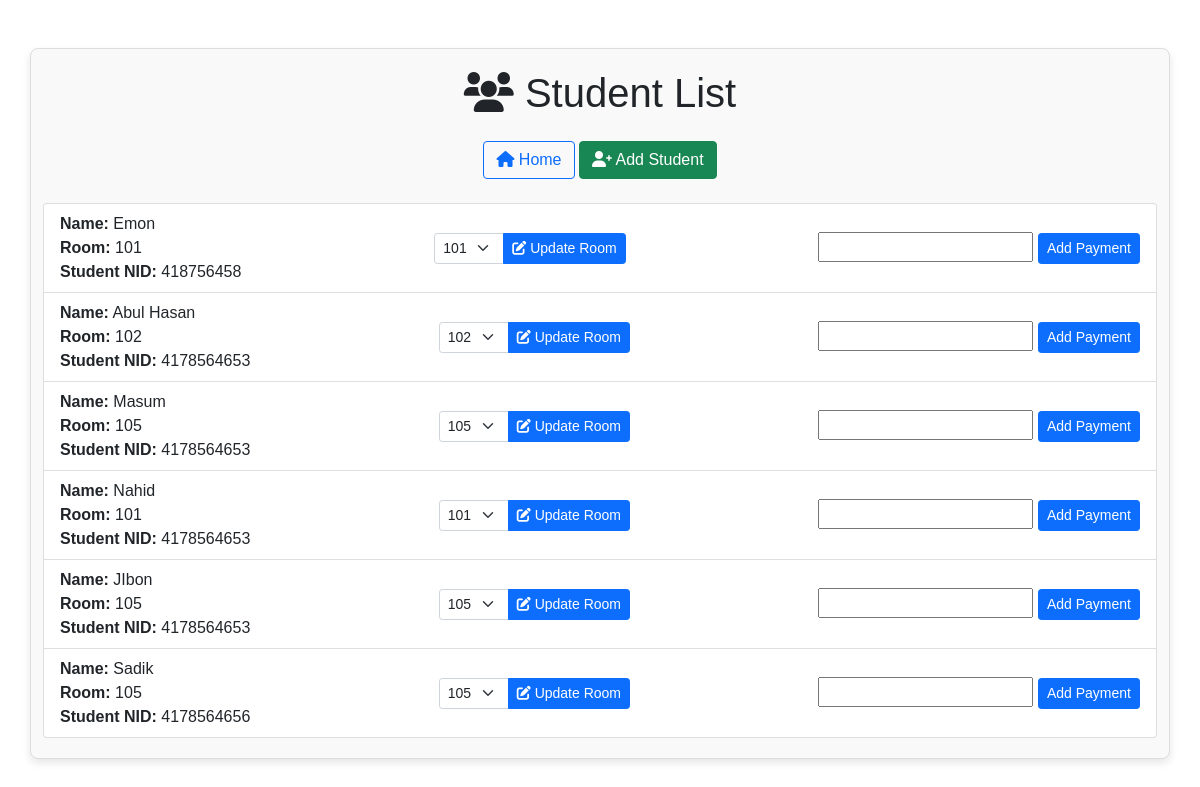
The app's page /students/ (signed in) with its own data.
### hostel/models.py (models this page shows, shortened)
class Student(models.Model):
    name = models.CharField(max_length=100)
    email = models.EmailField(unique=True)
    contact_number = models.CharField(max_length=15)
    nid = models.CharField(max_length=15)
    room = models.ForeignKey(Room, on_delete=models.SET_NULL, null=True)

class Room (models.Model):
    room_number = models.CharField(max_length=10, unique=True)
    capacity = models.IntegerField()
    occupied_beds = models.IntegerField(default=0)

### hostel/views.py (the view, shortened to what this page needs)
# urls.py: path('students/', StudentListView.as_view(), name='student_list'),
@method_decorator(login_required, name='dispatch')
class StudentListView(ListView):
    model = Student
    template_name = 'hostel/student_list.html'
    context_object_name = 'students'
    form_class = EditRoomForm
    def get_context_data(self, **kwargs):
        if not hasattr(self, 'object_list'):
            self.object_list = self.get_queryset()
        context = super().get_context_data(**kwargs)
        context['form'] = self.form_class()
        context['PaymentForm'] = PaymentForm()
        return context

### hostel/forms.py
class EditRoomForm(forms.ModelForm):
    class Meta:
        model = Student
        fields = ['room']
        widgets = {
            'room': forms.Select(attrs={'class': 'form-control'}),
        }

class PaymentForm(forms.ModelForm):
    class Meta:
        model = Payment
        fields = ['student',  # 'room',
                  'amount', 'currency', 'payment_date', 'status', 'due_date', 'reference']
        widgets = {
            'amount': forms.NumberInput(attrs={'step': '0.01'}),
            'due_date': forms.DateInput(attrs={'type': 'date'}),
            'payment_date': forms.DateInput(attrs={'type': 'date'}),
        }

### hostel/templates/hostel/student_list.html (shortened to what this page needs)
<!DOCTYPE html>
<html lang="en">
  <head>
    {% load static %}
    <link rel="stylesheet" href="{% static 'hostel/css/style.css' %}" />
    <link href="https://cdn.jsdelivr.net/npm/bootstrap@5.1.3/dist/css/bootstrap.min.css" rel="stylesheet" />
    <link rel="stylesheet" href="https://cdnjs.cloudflare.com/ajax/libs/font-awesome/6.0.0-beta3/css/all.min.css" />
  </head>
  <body>
    <div class="container mt-5">
      <h1 class="text-center mb-4"><i class="fas fa-users"></i> Student List</h1>
      <div class="mb-4 text-center">
        <a href="{% url 'home' %}" class="btn btn-outline-primary">
          <i class="fas fa-home"></i> Home
        </a>
        <a href="{% url 'student_add' %}" class="btn btn-success">
          <i class="fas fa-user-plus"></i> Add Student
        </a>
      </div>
      <ul class="list-group">
        {% for student in students %}
          <li class="list-group-item d-flex justify-content-between align-items-center">
            <div>
              <strong>Name:</strong> {{ student.name }}<br />
              <strong>Room:</strong> {{ student.room.room_number }}<br />
              <strong>Student NID:</strong> {{ student.nid }}
            </div>
            <form method="post" action="" class="d-inline">
              <div class="input-group">
                <select name="room" class="form-select form-select-sm">
                  {% for room in form.fields.room.queryset %}
                  <option value="{{ room.id }}" {% if student.room and student.room.id == room.id %}selected{% endif %}>
                      {{ room.room_number }}
                    </option>
                  {% endfor %}
                </select>
                <button type="submit" class="btn btn-primary btn-sm">
                  <i class="fas fa-edit"></i> Update Room
                </button>
              </div>
            </form>
                <form method="post" action="" class="d-inline">
                  {{ PaymentForm.amount }}
                  <button type="submit" class="btn btn-primary btn-sm">Add Payment</button>
                </form>
          </li>
        {% endfor %}
      </ul>
    </div>
  </body>
</html>

### hostel/static/hostel/css/style.css (style rules this page uses)
body { font-family: Arial, sans-serif; margin: 0; padding: 0; background-color: #f5f5f5; }
.container { max-width: 800px; margin: 0 auto; padding: 20px; font-family: Arial, sans-serif; background-color: #f9f9f9; border: 1px solid #ddd; border-radius: 8px; box-shadow: 0 4px 8px rgba(0, 0, 0, 0.1); }

### records on screen
Student: name "Emon", room.room_number "101", nid "418756458", room "101"
Student: name "Abul Hasan", room.room_number "102", nid "4178564653", room "102"
Student: name "Masum", room.room_number "105", nid "4178564653", room "105"
Student: name "Nahid", room.room_number "101", nid "4178564653", room "101"
Student: name "JIbon", room.room_number "105", nid "4178564653", room "105"
Student: name "Sadik", room.room_number "105", nid "4178564656", room "105"
